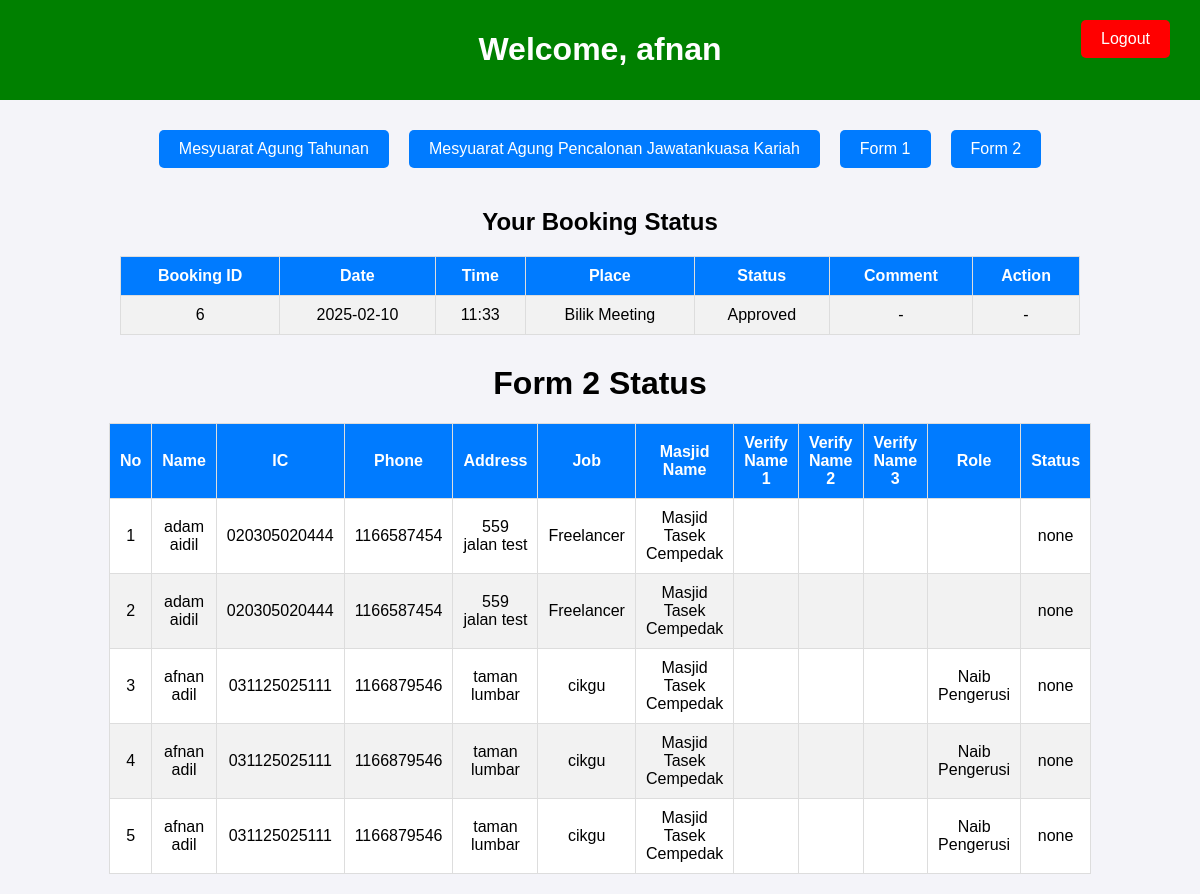
The app's page /backend/mainpage.php (signed in), older data.
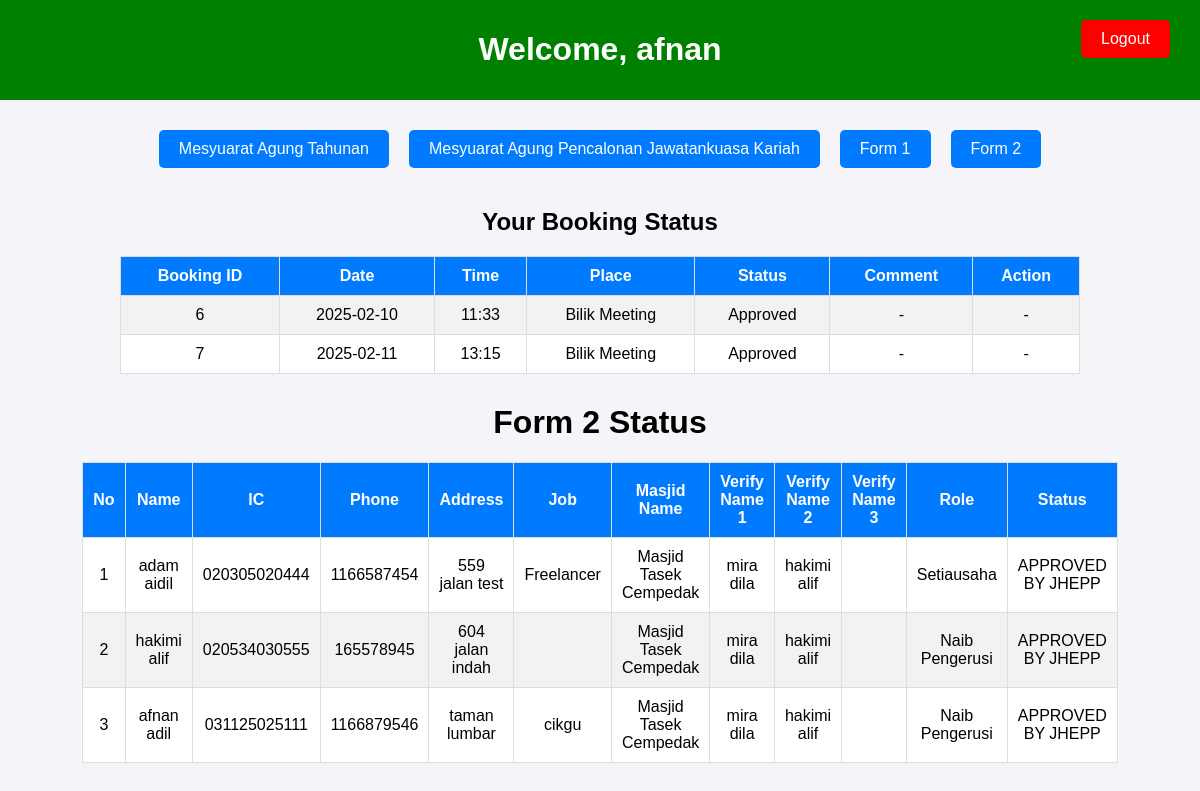
The same page, newer data.
### tables this page shows
CREATE TABLE `booking` (
  `booking_id` int(8) NOT NULL,
  `user_id` int(8) NOT NULL,
  `date` date NOT NULL,
  `time` time(6) NOT NULL,
  `place` varchar(50) NOT NULL,
  `status_code` int(1) NOT NULL,
  `comment` varchar(100) NOT NULL,
  `reg_date` datetime(6) NOT NULL DEFAULT current_timestamp(6),
  `edit_date` timestamp(6) NOT NULL DEFAULT current_timestamp(6) ON UPDATE current_timestamp(6)
);

CREATE TABLE `form` (
  `form_id` int(8) NOT NULL,
  `date` date NOT NULL,
  `name` varchar(50) NOT NULL,
  `ic` varchar(12) NOT NULL,
  `phone_num` int(11) NOT NULL,
  `address` varchar(50) NOT NULL,
  `job` varchar(30) NOT NULL,
  `total_vote` int(4) NOT NULL,
  `role` varchar(50) DEFAULT NULL,
  `status_code` int(1) DEFAULT NULL,
  `reg_date` datetime(6) NOT NULL DEFAULT current_timestamp(6),
  `edit_date` timestamp(6) NOT NULL DEFAULT current_timestamp(6) ON UPDATE current_timestamp(6),
  `verify_id_1` int(8) DEFAULT NULL,
  `verify_id_2` int(8) DEFAULT NULL,
  `verify_id_3` int(8) DEFAULT NULL
);

CREATE TABLE `masjid` (
  `masjid_id` int(20) NOT NULL,
  `masjid_name` varchar(30) NOT NULL,
  `daerah_id` varchar(20) NOT NULL
);

CREATE TABLE `user` (
  `user_id` int(8) NOT NULL,
  `username` varchar(20) NOT NULL,
  `pswd` varchar(20) NOT NULL,
  `name` varchar(60) NOT NULL,
  `masjid_id` varchar(20) NOT NULL,
  `ic` varchar(30) NOT NULL,
  `phone` int(11) NOT NULL,
  `address` varchar(50) NOT NULL,
  `job` varchar(30) DEFAULT NULL,
  `level_id` int(1) NOT NULL,
  `reg_date` datetime(6) NOT NULL DEFAULT current_timestamp(6),
  `edit_date` timestamp(6) NULL DEFAULT current_timestamp(6) ON UPDATE current_timestamp(6)
);

### backend/mainpage.php (the view, shortened to what this page needs)
<?php
$firstDay = date('Y-m-01');
$lastDay = date('Y-m-t');
$masjid_id = $_SESSION['masjid_id'];
require '../backend/connection.php';
try {
    $stmt = $conn->prepare("SELECT * FROM booking WHERE user_id = :user_id");
    $stmt->bindParam(':user_id', $_SESSION['user_id']);
    $stmt->execute();
    $bookings = $stmt->fetchAll(PDO::FETCH_ASSOC);
} catch (PDOException $e) {
    die("Error: " . $e->getMessage());
}
try {
    $sql = "
    SELECT f.*,
           u.name AS user_name,
           u.ic AS user_ic,
           u.phone AS user_phone,
           u.address AS user_address,
           u.job AS user_job,
           u.masjid_id,
           m.masjid_name,
           v1.name AS verify_name_1,
           v2.name AS verify_name_2,
           v3.name AS verify_name_3
    FROM form f
    JOIN user u ON f.ic = u.ic
    JOIN masjid m ON u.masjid_id = m.masjid_id
    LEFT JOIN user v1 ON f.verify_id_1 = v1.user_id
    LEFT JOIN user v2 ON f.verify_id_2 = v2.user_id
    LEFT JOIN user v3 ON f.verify_id_3 = v3.user_id
    WHERE DATE(f.reg_date) BETWEEN :firstdate AND :lastdate
    AND m.masjid_id = :masjid_id
    ORDER BY f.total_vote DESC
";
    $stmt->execute();
    $bookings = $stmt->fetchAll(PDO::FETCH_ASSOC);
} catch (PDOException $e) {
    die("Error: " . $e->getMessage());
}
$stmt = $conn->prepare($sql);
$stmt->execute([
    'firstdate' => $firstDay,
    'lastdate' => $lastDay,
    'masjid_id' => $masjid_id
]);
$forms = $stmt->fetchAll(PDO::FETCH_ASSOC);
?>
<!DOCTYPE html>
<html lang="en">
<head>
</head>
<body>
    <div class="header">
        <h1>Welcome, <?php echo htmlspecialchars($_SESSION['username']); ?></h1>
        <form action="../backend/logout.php" method="POST">
            <button class="logout-btn" type="submit">Logout</button>
        </form>
    </div>
    <div class="buttons-container">
        <button type="button" disabled>Mesyuarat Agung Tahunan</button>
        <a href="../frontend/choosedate.html">
            <button type="button">Mesyuarat Agung Pencalonan Jawatankuasa Kariah</button>
        </a>
        <a href="../backend/form1_masjid.php">
            <button type="button">Form 1</button>
        </a>
        <a href="../backend/form2_masjid.php">
            <button type="button">Form 2</button>
        </a>
    </div>
    <h2 style="text-align: center; margin-top: 30px;">Your Booking Status</h2>
    <table class="booking-table">
        <tr>
            <th>Booking ID</th>
            <th>Date</th>
            <th>Time</th>
            <th>Place</th>
            <th>Status</th>
            <th>Comment</th>
            <th>Action</th>
        </tr>
        <?php if (empty($bookings)): ?>
            <tr><td colspan="7">No bookings found.</td></tr>
        <?php else: ?>
            <?php foreach ($bookings as $booking): ?>
                <tr>
                    <td><?php echo htmlspecialchars($booking['booking_id']); ?></td>
                    <td><?php echo htmlspecialchars($booking['date']); ?></td>
                    <td><?php echo date('H:i', strtotime($booking['time'])); ?></td>
                    <td><?php echo htmlspecialchars($booking['place']); ?></td>
                    <td>
                        <?php
                        if ($booking['status_code'] == 0) {
                            echo "Pending";
                        } elseif ($booking['status_code'] == 1) {
                            echo "Approved";
                        } elseif ($booking['status_code'] == 2) {
                            echo "Rejected";
                        } else {
                            echo "Adjusted";
                        }
                        ?>
                    </td>
                    <td>
                        <?php echo !empty($booking['comment']) ? htmlspecialchars($booking['comment']) : '-'; ?>
                    </td>
                    <td>
                        <?php if ($booking['status_code'] == 0): ?>
                            <form action="../backend/cancel_booking.php" method="POST" style="display:inline;">
                                <input type="hidden" name="booking_id" value="<?php echo $booking['booking_id']; ?>">
                                <button type="submit" class="cancel-btn">Cancel</button>
                            </form>
                        <?php else: ?>
                            -
                        <?php endif; ?>
                    </td>
                </tr>
            <?php endforeach; ?>
        <?php endif; ?>
    </table>
    <h1 style="text-align: center; margin-top: 30px;">Form 2 Status</h1>
    <?php if (!empty($forms)): ?>
        <table class="booking-table">
            <thead>
                <tr>
                <th>No</th>
                <th>Name</th>
                <th>IC</th>
                <th>Phone</th>
                <th>Address</th>
                <th>Job</th>
                <th>Masjid Name</th>
                <th>Verify Name 1</th>
                <th>Verify Name 2</th>
                <th>Verify Name 3</th>
                <th>Role</th>
                <th>Status</th>
                </tr>
            </thead>
            <tbody>
                <?php
                $counter = 1;
                foreach ($forms as $form):
                    $statusText = 'none';
                    if ($form['status_code'] == 2) {
                        $statusText = 'APPROVED BY PTA';
                    } elseif ($form['status_code'] == 3) {
                        $statusText = 'APPROVED BY JHEPP';
                    }
                ?>
                    <tr>
                    <td><?php echo $counter++; ?></td>
                    <td><?php echo htmlspecialchars($form['name']); ?></td>
                    <td><?php echo htmlspecialchars($form['ic']); ?></td>
                    <td><?php echo htmlspecialchars($form['phone_num']); ?></td>
                    <td><?php echo htmlspecialchars($form['address']); ?></td>
                    <td><?php echo htmlspecialchars($form['job']); ?></td>
                    <td><?php echo htmlspecialchars($form['masjid_name']); ?></td>
                    <td><?php echo htmlspecialchars($form['verify_name_1']); ?></td>
                    <td><?php echo htmlspecialchars($form['verify_name_2']); ?></td>
                    <td><?php echo htmlspecialchars($form['verify_name_3']); ?></td>
                    <td><?php echo htmlspecialchars($form['role']); ?></td>
                    <td><?php echo $statusText; ?></td>
                    </tr>
                <?php endforeach; ?>
            </tbody>
        </table>
    <?php else: ?>
        <p style="text-align: center; margin-top: 30px;">No results found for the selected date range.</p>
    <?php endif; ?>
</body>
</html>

### backend/mainpage.php (style rules this page uses)
body { font-family: Arial, sans-serif; background-color: #f4f4f9; margin: 0; }
.header { background-color: green; padding: 10px; color: white; text-align: center; position: relative; }
.buttons-container { display: flex; justify-content: center; margin-top: 20px; }
button { background-color: #007BFF; color: white; padding: 10px 20px; font-size: 16px; margin: 10px; cursor: pointer; border: none; border-radius: 5px; }
.logout-btn { position: absolute; top: 10px; right: 20px; background-color: red; }
.booking-table { width: 80%; margin: 20px auto; border-collapse: collapse; background: white; }
.booking-table th, .booking-table td { padding: 10px; border: 1px solid #ddd; text-align: center; }
.booking-table th { background: #007BFF; color: white; }
.booking-table tr:nth-child(even) { background: #f2f2f2; }

Row changes from the older to the newer data that the page shows:
removed form: name "adam aidil", ic "020305020444", phone_num "1166587454", address "559 jalan test", job "Freelancer", masjid.masjid_name "Masjid Tasek Cempedak", statusText "none"
removed form: name "adam aidil", ic "020305020444", phone_num "1166587454", address "559 jalan test", job "Freelancer", masjid.masjid_name "Masjid Tasek Cempedak", statusText "none"
removed form: name "afnan adil", ic "031125025111", phone_num "1166879546", address "taman lumbar", job "cikgu", masjid.masjid_name "Masjid Tasek Cempedak", role "Naib Pengerusi", statusText "none"
removed form: name "afnan adil", ic "031125025111", phone_num "1166879546", address "taman lumbar", job "cikgu", masjid.masjid_name "Masjid Tasek Cempedak", role "Naib Pengerusi", statusText "none"
removed form: name "afnan adil", ic "031125025111", phone_num "1166879546", address "taman lumbar", job "cikgu", masjid.masjid_name "Masjid Tasek Cempedak", role "Naib Pengerusi", statusText "none"
added booking: booking_id "7", date "2025-02-11", time "13:15", place "Bilik Meeting", status_code "Approved"
added form: name "adam aidil", ic "020305020444", phone_num "1166587454", address "559 jalan test", job "Freelancer", masjid.masjid_name "Masjid Tasek Cempedak", user.name "mira dila", user.name "hakimi alif", role "Setiausaha", status_code "APPROVED BY JHEPP"
added form: name "hakimi alif", ic "020534030555", phone_num "165578945", address "604 jalan indah", masjid.masjid_name "Masjid Tasek Cempedak", user.name "mira dila", user.name "hakimi alif", role "Naib Pengerusi", status_code "APPROVED BY JHEPP"
added form: name "afnan adil", ic "031125025111", phone_num "1166879546", address "taman lumbar", job "cikgu", masjid.masjid_name "Masjid Tasek Cempedak", user.name "mira dila", user.name "hakimi alif", role "Naib Pengerusi", status_code "APPROVED BY JHEPP"
